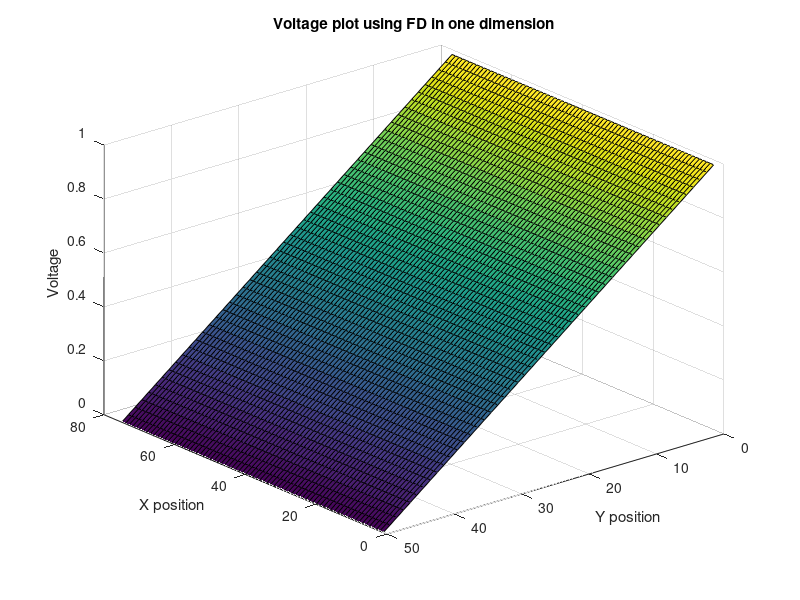

Write the MATLAB code that produced this figure.

%Assignment 2 Part 1 A%
%ELEC 4700 RICHARD FINNEY 100967048%

%initiailizing the dimensions of our matrices, ensuring ny is 3/2 times nx
nx = 50;
ny = (3/2)*50;

%we are going to need two matrices for this part. Not just a G matrix, but
%a matrix we can use for the operations of the G matrix. the solution will
%be in the form Ax = b, and to get x this will be  b\A, in this case it
%will be G\Op.


G = sparse(nx*ny,nx*ny);
Op = zeros(nx*ny,1);

%filling in the G matrix's bulk nodes and BC's using a loop, similar
%to what we did in PA-5 using the Finite Difference method
for x = 1:nx
    for y = 1:ny
        
        n = y + (x-1)*ny;
        
        if x == 1 
            
            G(n,:) = 0;
            G(n,n) = 1;
            Op(n) = 1;
            
        elseif x == nx 
            
            G(n,:) = 0;
            G(n,n) = 1;
            Op(n) = 0;
            
        elseif y == 1 
            
            G(n, :) = 0;
            G(n, n) = -3;
            G(n, n+1) = 1;
            G(n, n+ny) = 1;
            G(n, n-ny) = 1;
      
        elseif y == ny
        
            G(n, n) = -3;
            G(n, n-1) = 1;
            G(n, n+ny) = 1;
            G(n, n-ny) = 1;
            
        else
            
            G(n, n) = -4;
            G(n, n+1) = 1;
            G(n, n-1) = 1;
            G(n, n+ny) = 1;
            G(n, n-ny) = 1;
            
        end
    end
end

Voltage =     G\Op;



%now, need to create matrix to be surfed (x,y,voltage)

sol = zeros(nx,ny,1);

for x = 1:nx
    for y = 1:ny
        
        n = y + (x-1)*ny;
        sol(x,y) = Voltage(n);
    end  
end   

figure(1)
surf(sol)
title("Voltage plot using FD in one dimension")
xlabel("X position")
ylabel("Y position")
zlabel("Voltage")
view(-130,30)
%the end
